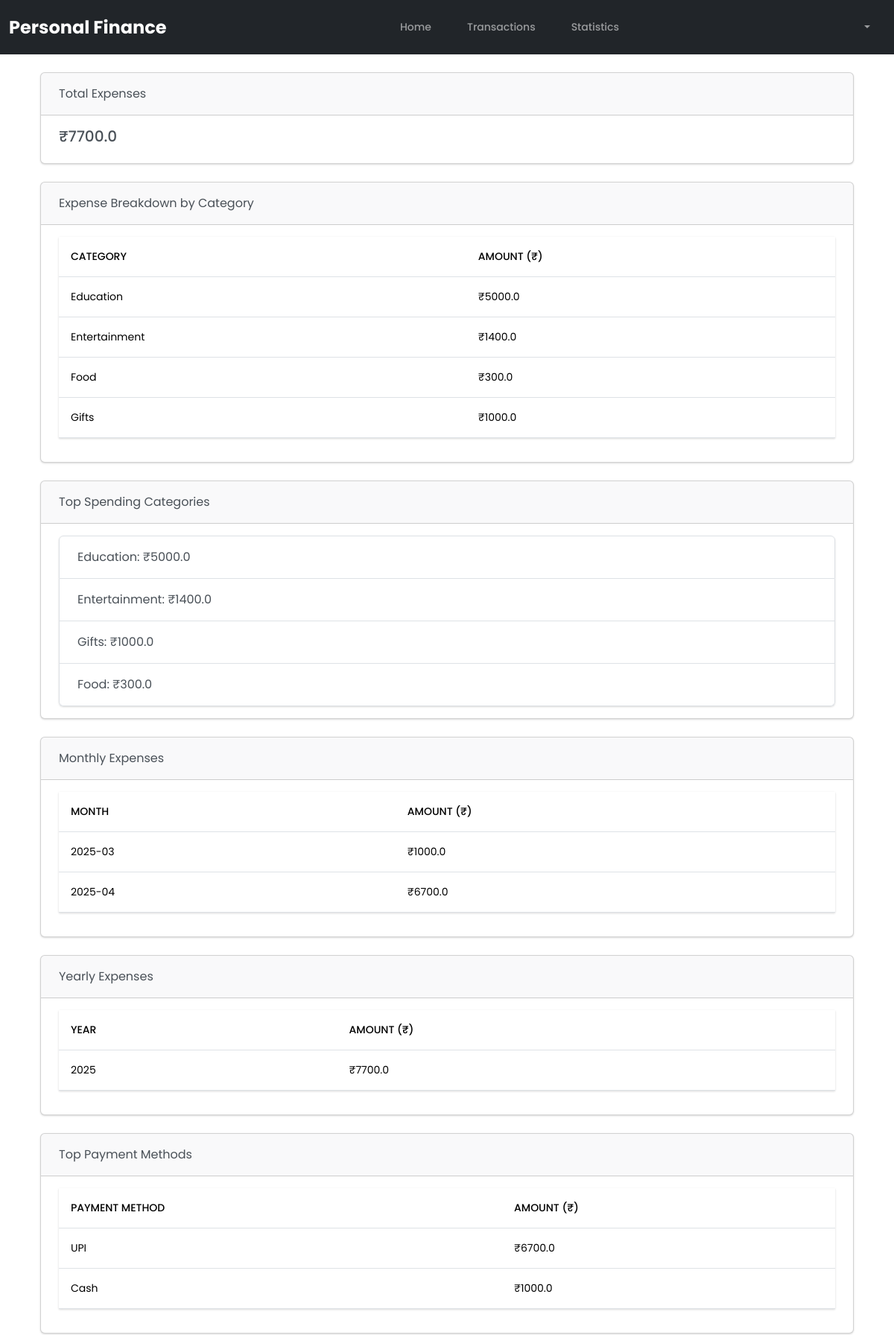
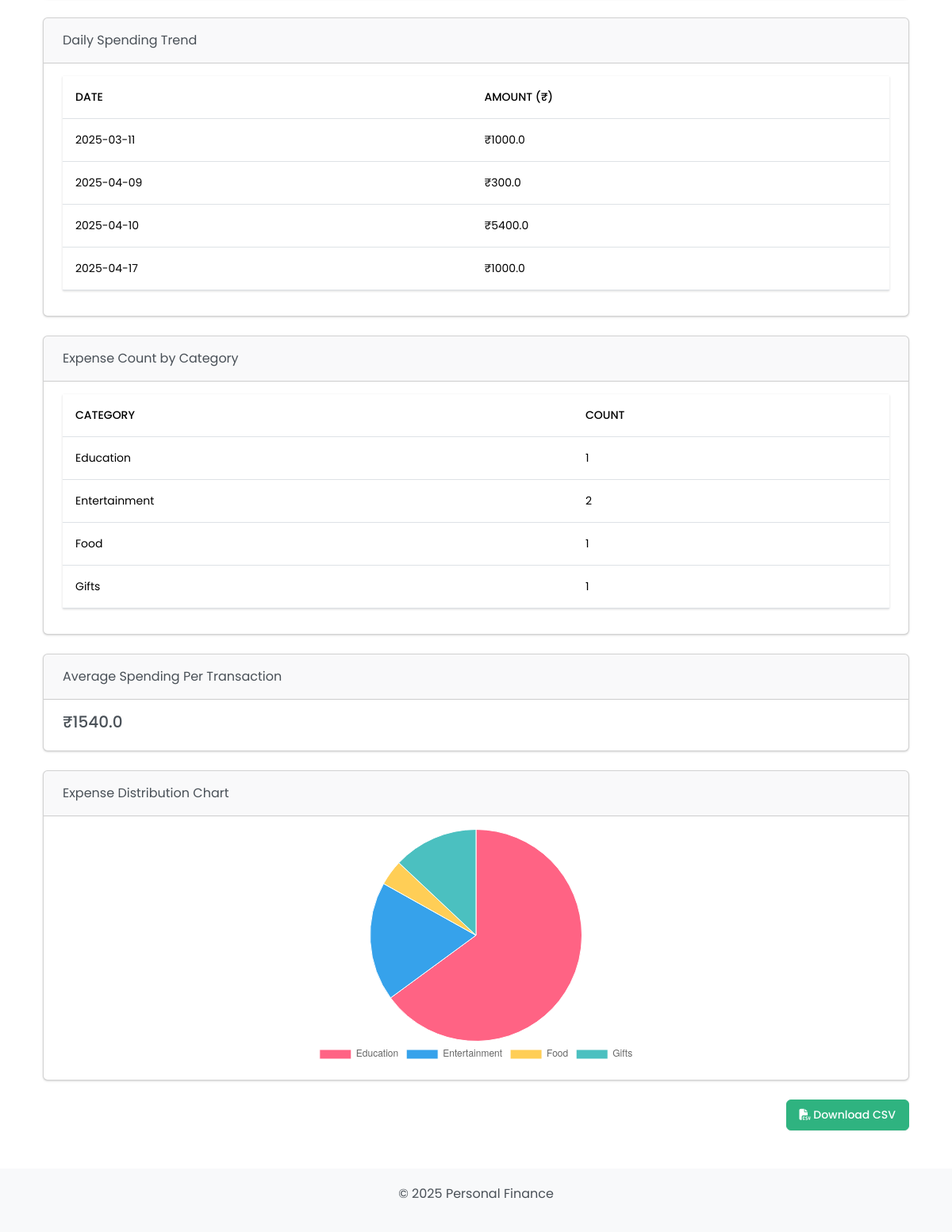
The app's page /statistics (signed in) with its own data (2 pictures, top to bottom).
### tables this page shows
CREATE TABLE transactions (
            id INTEGER PRIMARY KEY AUTOINCREMENT,
            user_id INTEGER NOT NULL,
            amount REAL NOT NULL,
            category TEXT NOT NULL,
            date TEXT NOT NULL,
            description TEXT,
            payment_method TEXT NOT NULL, type TEXT,
            FOREIGN KEY (user_id) REFERENCES users (id)
        );

### app.py (the view)
@app.route('/statistics')
def statistics():
    user_id = session.get('user_id')  # Assuming user ID is stored in the session
    if not user_id:
        return redirect(url_for('login'))
    conn = sqlite3.connect(DATABASE)
    c = conn.cursor()
    c.execute("SELECT SUM(amount) FROM transactions WHERE user_id = ?", (user_id,))
    total_expenses = c.fetchone()[0] or 0
    c.execute("""
        SELECT category, SUM(amount)
        FROM transactions
        WHERE user_id = ?
        GROUP BY category
    """, (user_id,))
    expense_by_category_result = c.fetchall()
    expense_by_category = dict(expense_by_category_result)
    c.execute("""
        SELECT category, SUM(amount)
        FROM transactions
        WHERE user_id = ?
        GROUP BY category
        ORDER BY SUM(amount) DESC
        LIMIT 5
    """, (user_id,))
    top_spending_categories = dict(c.fetchall())
    c.execute("""
        SELECT strftime('%Y-%m', date) AS month, SUM(amount)
        FROM transactions
        WHERE user_id = ?
        GROUP BY month
        ORDER BY month
    """, (user_id,))
    monthly_expenses = dict(c.fetchall())
    c.execute("""
        SELECT strftime('%Y', date) AS year, SUM(amount)
        FROM transactions
        WHERE user_id = ?
        GROUP BY year
        ORDER BY year
    """, (user_id,))
    yearly_expenses = dict(c.fetchall())
    c.execute("""
        SELECT payment_method, SUM(amount)
        FROM transactions
        WHERE user_id = ?
        GROUP BY payment_method
        ORDER BY SUM(amount) DESC
        LIMIT 5
    """, (user_id,))
    top_payment_methods = dict(c.fetchall())
    c.execute("""
        SELECT date, SUM(amount)
        FROM transactions
        WHERE user_id = ?
        GROUP BY date
        ORDER BY date
    """, (user_id,))
    daily_spending = dict(c.fetchall())
    c.execute("""
        SELECT category, COUNT(*)
        FROM transactions
        WHERE user_id = ?
        GROUP BY category
    """, (user_id,))
    expense_count_by_category = dict(c.fetchall())
    c.execute("SELECT AVG(amount) FROM transactions WHERE user_id = ?", (user_id,))
    avg_spending = c.fetchone()[0] or 0
    conn.close()
    return render_template('statistics.html',
                           total_expenses=total_expenses,
                           expense_by_category=expense_by_category,
                           top_spending_categories=top_spending_categories,
                           monthly_expenses=monthly_expenses,
                           yearly_expenses=yearly_expenses,
                           top_payment_methods=top_payment_methods,
                           daily_spending=daily_spending,
                           expense_count_by_category=expense_count_by_category,
                           avg_spending=avg_spending)

### templates/statistics.html (shortened to what this page needs)
{% extends 'base.html' %}
{% block content %}
<div class="container mt-4">
    <div class="card mb-4">
        <div class="card-header">Total Expenses</div>
        <div class="card-body">
            <h5 class="card-title">₹{{ total_expenses }}</h5>
        </div>
    </div>
    <div class="card mb-4">
        <div class="card-header">Expense Breakdown by Category</div>
        <div class="card-body">
            <table class="table">
                <thead><tr><th>Category</th><th>Amount (₹)</th></tr></thead>
                <tbody>
                    {% for category, amount in expense_by_category.items() %}
                    <tr><td>{{ category }}</td><td>₹{{ amount }}</td></tr>
                    {% endfor %}
                </tbody>
            </table>
        </div>
    </div>
    <div class="card mb-4">
        <div class="card-header">Top Spending Categories</div>
        <div class="card-body">
            <ul class="list-group">
                {% for category, amount in top_spending_categories.items() %}
                <li class="list-group-item">{{ category }}: ₹{{ amount }}</li>
                {% endfor %}
            </ul>
        </div>
    </div>
    <div class="card mb-4">
        <div class="card-header">Monthly Expenses</div>
        <div class="card-body">
            <table class="table">
                <thead><tr><th>Month</th><th>Amount (₹)</th></tr></thead>
                <tbody>
                    {% for month, amount in monthly_expenses.items() %}
                    <tr><td>{{ month }}</td><td>₹{{ amount }}</td></tr>
                    {% endfor %}
                </tbody>
            </table>
        </div>
    </div>
    <div class="card mb-4">
        <div class="card-header">Yearly Expenses</div>
        <div class="card-body">
            <table class="table">
                <thead><tr><th>Year</th><th>Amount (₹)</th></tr></thead>
                <tbody>
                    {% for year, amount in yearly_expenses.items() %}
                    <tr><td>{{ year }}</td><td>₹{{ amount }}</td></tr>
                    {% endfor %}
                </tbody>
            </table>
        </div>
    </div>
    <div class="card mb-4">
        <div class="card-header">Top Payment Methods</div>
        <div class="card-body">
            <table class="table">
                <thead><tr><th>Payment Method</th><th>Amount (₹)</th></tr></thead>
                <tbody>
                    {% for method, amount in top_payment_methods.items() %}
                    <tr><td>{{ method }}</td><td>₹{{ amount }}</td></tr>
                    {% endfor %}
                </tbody>
            </table>
        </div>
    </div>
    <div class="card mb-4">
        <div class="card-header">Daily Spending Trend</div>
        <div class="card-body">
            <table class="table">
                <thead><tr><th>Date</th><th>Amount (₹)</th></tr></thead>
                <tbody>
                    {% for date, amount in daily_spending.items() %}
                    <tr><td>{{ date }}</td><td>₹{{ amount }}</td></tr>
                    {% endfor %}
                </tbody>
            </table>
        </div>
    </div>
    <div class="card mb-4">
        <div class="card-header">Expense Count by Category</div>
        <div class="card-body">
            <table class="table">
                <thead><tr><th>Category</th><th>Count</th></tr></thead>
                <tbody>
                    {% for category, count in expense_count_by_category.items() %}
                    <tr><td>{{ category }}</td><td>{{ count }}</td></tr>
                    {% endfor %}
                </tbody>
            </table>
        </div>
    </div>
    <div class="card mb-4">
        <div class="card-header">Average Spending Per Transaction</div>
        <div class="card-body">
            <h5 class="card-title">₹{{ avg_spending | round(2) }}</h5>
        </div>
    </div>
    <div class="card mb-4">
        <div class="card-header">Expense Distribution Chart</div>
        <div class="card-body text-center">
            <canvas id="expenseChart" width="300" height="300"></canvas>
        </div>
    </div>
    <div class="text-end mb-5">
        <button class="btn btn-success" onclick="downloadStatisticsCSV()">
            <i class="fa fa-file-csv"></i> Download CSV
        </button>
    </div>
</div>
<script>
    const expenseData = {
        labels: {{ expense_by_category.keys() | list | tojson }},
        datasets: [{
            label: 'Expense Distribution',
            data: {{ expense_by_category.values() | list | tojson }},
            backgroundColor: ['#FF6384', '#36A2EB', '#FFCE56', '#4BC0C0', '#9966FF', '#FF9F40'],
            borderWidth: 1
        }]
    };
    const ctx = document.getElementById('expenseChart').getContext('2d');
    new Chart(ctx, {
        type: 'pie',
        data: expenseData,
        options: {
            responsive: true,
            maintainAspectRatio: false,
            plugins: {
                legend: { position: 'bottom' },
                tooltip: {
                    callbacks: {
                        label: function(context) {
                            return context.label + ': ₹' + context.raw;
                        }
                    }
                }
            }
        }
    });
    function downloadStatisticsCSV() {
        let csv = 'Category,Amount (₹)\n';
        {% for category, amount in expense_by_category.items() %}
        csv += '{{ category }},{{ amount }}\n';
        {% endfor %}
        const blob = new Blob([csv], { type: 'text/csv;charset=utf-8;' });
        const link = document.createElement('a');
        link.href = URL.createObjectURL(blob);
        link.download = 'statistics.csv';
        link.click();
    }
</script>
{% endblock %}

### templates/base.html (shortened to what this page needs)
<!DOCTYPE html>
<html lang="en">
<head>
    <link href="https://cdn.jsdelivr.net/npm/bootstrap@5.3.0-alpha1/dist/css/bootstrap.min.css" rel="stylesheet">
    <link rel="stylesheet" href="https://cdnjs.cloudflare.com/ajax/libs/font-awesome/5.15.4/css/all.min.css" />
    <link rel="stylesheet" type="text/css" href="{{ url_for('static', filename='css/bootstrap.min.css') }}">
    <link rel="stylesheet" href="https://cdnjs.cloudflare.com/ajax/libs/font-awesome/6.5.1/css/all.min.css" />
</head>
<body>
    <nav class="navbar navbar-expand-lg navbar-dark bg-dark">
        <div class="container-fluid">
            <a class="navbar-brand" href="#">Personal Finance</a>
            <div class="collapse navbar-collapse justify-content-center" id="navbarSupportedContent">
                <ul class="navbar-nav mb-2 mb-lg-0">
                    <li class="nav-item me-lg-3">
                        <a class="nav-link" href="{{ url_for('index') }}">Home</a>
                    </li>
                    <li class="nav-item me-lg-3">
                        <a class="nav-link" href="{{ url_for('transactions') }}">Transactions</a>
                    </li>
                    <li class="nav-item me-lg-3">
                        <a class="nav-link" href="{{ url_for('statistics') }}">Statistics</a>
                    </li>
                </ul>
            </div>
            <div class="navbar-nav ms-auto">
                <div class="nav-item dropdown">
                    <a class="nav-link dropdown-toggle" href="#" id="navbarDropdown" role="button" data-bs-toggle="dropdown" aria-expanded="false">
                    </a>
                </div>
            </div>
        </div>
    </nav>
    <div class="container">
        {% block content %}
        {% endblock %}
    </div>
    <footer class="footer">
        <div class="container">
            <p>&copy; 2025 Personal Finance</p>
        </div>
    </footer>
</body>
</html>

### templates/base.html (style rules this page uses)
* { font-family: 'Poppins', sans-serif; }
.navbar-brand { font-weight:bold; }
.navbar-brand { font-size: 1.5rem; }
body { display: flex; flex-direction: column; min-height: 100vh; }
.container { flex: 1; }
footer { background-color: #f8f9fa; padding: 20px 0; text-align: center; width: 100%; }

### records on screen
transactions: category "Education", amount "5000.0", user "1"
transactions: category "Food", amount "300.0", user "1"
transactions: category "Gifts", amount "1000.0", payment_method "Cash", user "1"

### other values on screen
{{ total_expenses }} "7700.0"
{{ category }} "Entertainment"
{{ amount }} "1400.0"
{{ month }} "2025-03" "2025-04"
{{ amount }} "1000.0" "6700.0"
{{ year }} "2025"
{{ amount }} "7700.0"
{{ method }} "UPI"
{{ amount }} "6700.0"
{{ date }} "2025-03-11" "2025-04-09" "2025-04-10" "2025-04-17"
{{ amount }} "1000.0" "300.0" "5400.0" "1000.0"
{{ count }} "2"
{{ avg_spending | round(2) }} "1540.0"
chart data {{ expense_by_category.keys() | list | tojson }} ["Education", "Entertainment", "Food", "Gifts"]
chart data {{ expense_by_category.values() | list | tojson }} [5000.0, 1400.0, 300.0, 1000.0]
